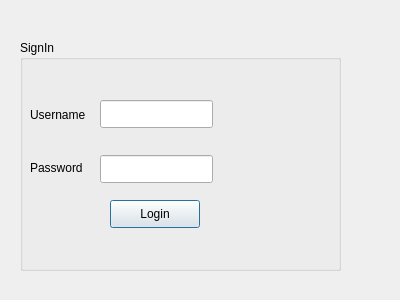
<?xml version="1.0" encoding="UTF-8"?>
<ui version="4.0">
 <class>LoginDialog</class>
 <widget class="QDialog" name="LoginDialog">
  <property name="geometry">
   <rect>
    <x>0</x>
    <y>0</y>
    <width>400</width>
    <height>300</height>
   </rect>
  </property>
  <property name="windowTitle">
   <string>Dialog</string>
  </property>
  <widget class="QGroupBox" name="groupBox">
   <property name="geometry">
    <rect>
     <x>20</x>
     <y>40</y>
     <width>321</width>
     <height>231</height>
    </rect>
   </property>
   <property name="title">
    <string>SignIn</string>
   </property>
   <widget class="QLabel" name="label">
    <property name="geometry">
     <rect>
      <x>10</x>
      <y>59</y>
      <width>61</width>
      <height>31</height>
     </rect>
    </property>
    <property name="text">
     <string>Username</string>
    </property>
   </widget>
   <widget class="QLabel" name="label_2">
    <property name="geometry">
     <rect>
      <x>10</x>
      <y>120</y>
      <width>58</width>
      <height>16</height>
     </rect>
    </property>
    <property name="text">
     <string>Password</string>
    </property>
   </widget>
   <widget class="QLineEdit" name="username">
    <property name="geometry">
     <rect>
      <x>80</x>
      <y>60</y>
      <width>113</width>
      <height>28</height>
     </rect>
    </property>
   </widget>
   <widget class="QLineEdit" name="password">
    <property name="geometry">
     <rect>
      <x>80</x>
      <y>115</y>
      <width>113</width>
      <height>28</height>
     </rect>
    </property>
   </widget>
   <widget class="QPushButton" name="Login">
    <property name="geometry">
     <rect>
      <x>90</x>
      <y>160</y>
      <width>90</width>
      <height>28</height>
     </rect>
    </property>
    <property name="text">
     <string>Login</string>
    </property>
   </widget>
  </widget>
 </widget>
 <resources/>
 <connections/>
</ui>
